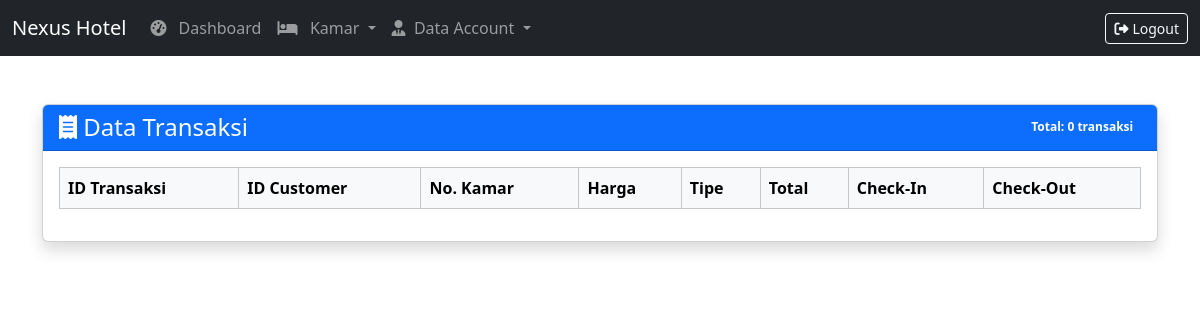
Before: /admin/dttransaksi.php with the older database file.
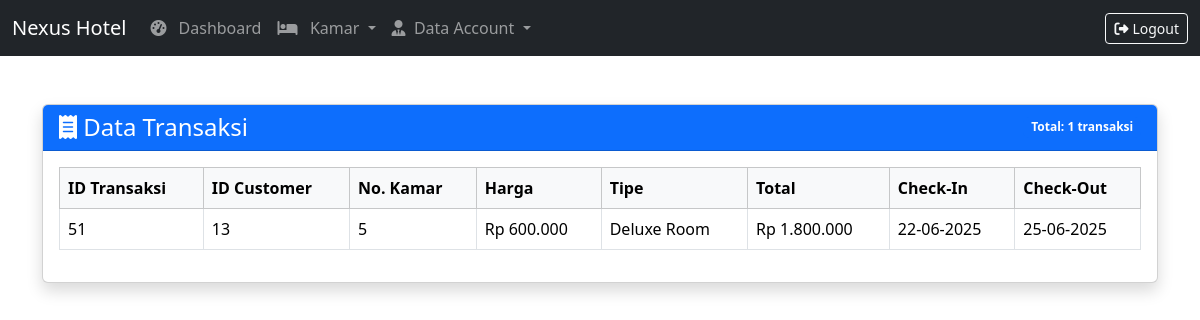
After: the same page with the newer database file.
### tables this page shows
CREATE TABLE `transaksi` (
  `id_trans` int(11) NOT NULL,
  `id_cust` int(12) NOT NULL,
  `nokmr` int(11) NOT NULL,
  `no_hp` varchar(15) NOT NULL,
  `harga` bigint(20) NOT NULL,
  `tipe` varchar(25) NOT NULL,
  `total` bigint(20) NOT NULL,
  `check_in` date DEFAULT NULL,
  `check_out` date DEFAULT NULL
);

### admin/dttransaksi.php (the view, shortened to what this page needs)
<?php
require_once '../koneksi.php';
$currentPage = 'dttransaksi';
$resultJumlah = $conn->query("SELECT COUNT(*) AS total_transaksi FROM transaksi");
$dataJumlah = $resultJumlah->fetch_assoc();
$jumlahTransaksi = $dataJumlah['total_transaksi'] ?? 0;
$resultTransaksi = $conn->query("SELECT id_trans, id_cust, nokmr, harga, tipe, total, check_in, check_out FROM transaksi ORDER BY id_trans DESC");
?>
<!DOCTYPE html>
<html lang="id">
<head>
  <link href="https://cdn.jsdelivr.net/npm/bootstrap@5.3.3/dist/css/bootstrap.min.css" rel="stylesheet">
  <link href="https://cdnjs.cloudflare.com/ajax/libs/font-awesome/6.4.0/css/all.min.css" rel="stylesheet">
</head>
<body>
<?php include 'navbar.php'; ?>
<div class="container my-5">
  <div class="card shadow">
    <div class="card-header d-flex justify-content-between align-items-center">
      <h4 class="mb-0"><i class="fas fa-receipt"></i> Data Transaksi</h4>
      <span class="badge bg-primary">Total: <?= $jumlahTransaksi ?> transaksi</span>
    </div>
    <div class="card-body">
      <div class="table-responsive">
        <table class="table table-bordered table-hover">
          <thead class="table-light">
            <tr>
              <th>ID Transaksi</th>
              <th>ID Customer</th>
              <th>No. Kamar</th>
              <th>Harga</th>
              <th>Tipe</th>
              <th>Total</th>
              <th>Check-In</th>
              <th>Check-Out</th>
            </tr>
          </thead>
          <tbody>
            <?php while ($row = $resultTransaksi->fetch_assoc()): ?>
              <tr>
                <td><?= $row['id_trans'] ?></td>
                <td><?= $row['id_cust'] ?></td>
                <td><?= $row['nokmr'] ?></td>
                <td>Rp <?= number_format($row['harga'], 0, ',', '.') ?></td>
                <td><?= $row['tipe'] ?></td>
                <td>Rp <?= number_format($row['total'], 0, ',', '.') ?></td>
                <td><?= date('d-m-Y', strtotime($row['check_in'])) ?></td>
                <td><?= date('d-m-Y', strtotime($row['check_out'])) ?></td>
              </tr>
            <?php endwhile; ?>
          </tbody>
        </table>
      </div>
    </div>
  </div>
</div>
</body>
</html>

### admin/navbar.php (shortened to what this page needs)
<nav class="navbar navbar-expand-lg navbar-dark bg-dark d-none d-lg-flex">
    <div class="container-fluid">
        <a class="navbar-brand" href="dashboard.php">Nexus Hotel</a>
        <div class="collapse navbar-collapse">
            <ul class="navbar-nav me-auto mb-2 mb-lg-0">
                <li class="nav-item">
                    <a class="nav-link <?php if ($currentPage == 'dashboard')
                        echo 'active'; ?>" href="dashboard.php">
                        <i class="fas fa-tachometer-alt me-2"></i> Dashboard
                    </a>
                </li>
                <li class="nav-item dropdown">
                    <a class="nav-link dropdown-toggle <?php if ($currentPage == 'kamar' || $currentPage == 'tambah')
                        echo 'active'; ?>" data-bs-toggle="dropdown" href="#" role="button" aria-expanded="false">
                        <i class="fas fa-bed"></i> &nbsp; Kamar
                    </a>
                </li>
                <li class="nav-item dropdown">
                    <a class="nav-link dropdown-toggle <?php if ($currentPage == 'dtadmin' || $currentPage == 'dtcust')
                        echo 'active'; ?>" data-bs-toggle="dropdown" href="#" role="button" aria-expanded="false">
                        <i class="fas fa-user-tie"></i>&nbsp; Data Account
                    </a>
                </li>
            </ul>
            <a href="../logout.php" class="btn btn-outline-light btn-sm"><i
                    class="fas fa-sign-out-alt me-1"></i>Logout</a>
        </div>
    </div>
</nav>

### admin/dttransaksi.php (style rules this page uses)
.card-header { background-color: #0d6efd; color: white; }

Changed rows visible on the page:
added transaksi: id_trans "51", id_cust "13", nokmr "5", harga "600.000", tipe "Deluxe Room", total "1.800.000", check_in "22-06-2025", check_out "25-06-2025"
Other visible differences:
$jumlahTransaksi: "0" → "1"
